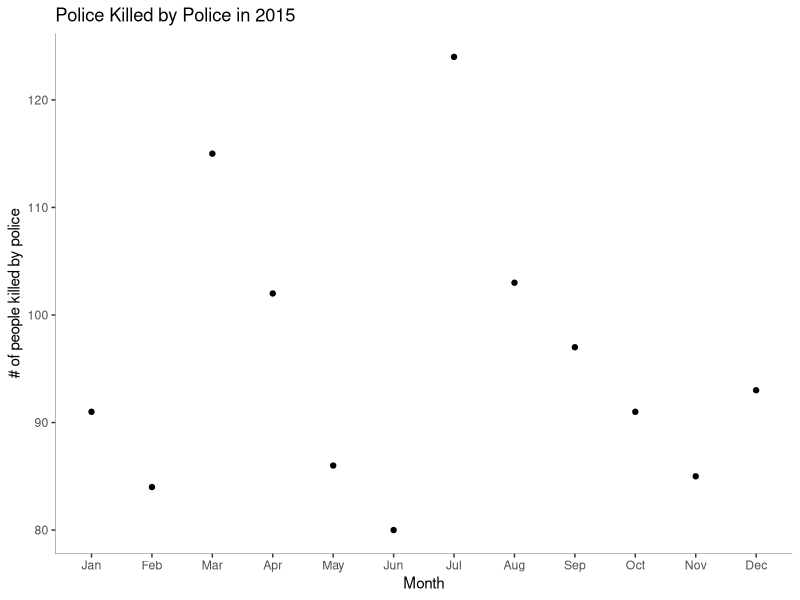
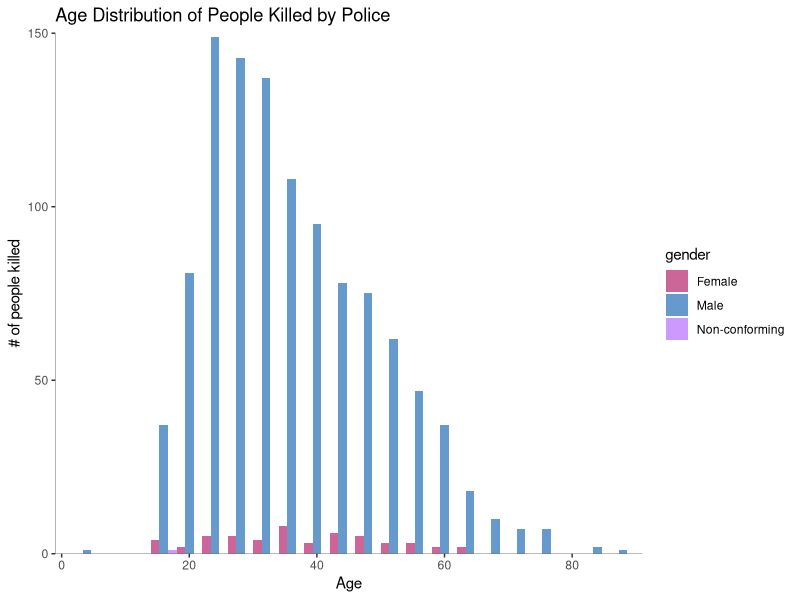
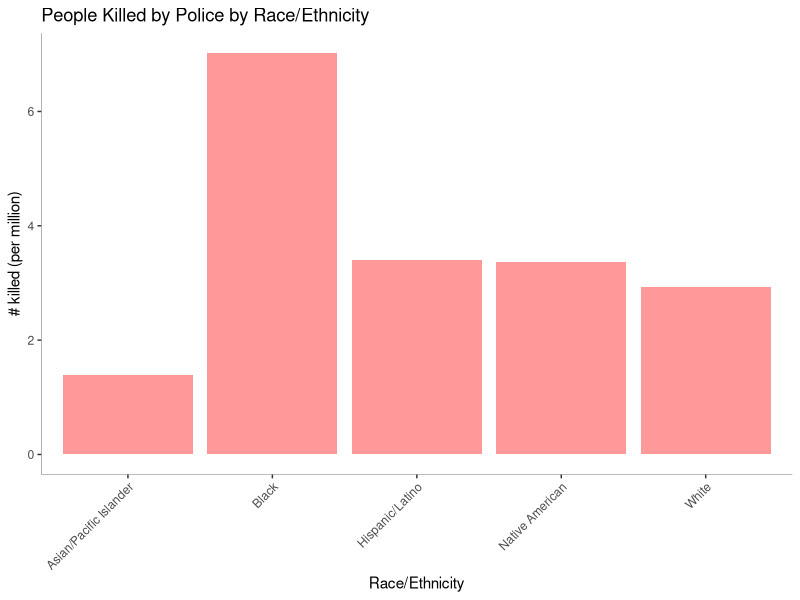
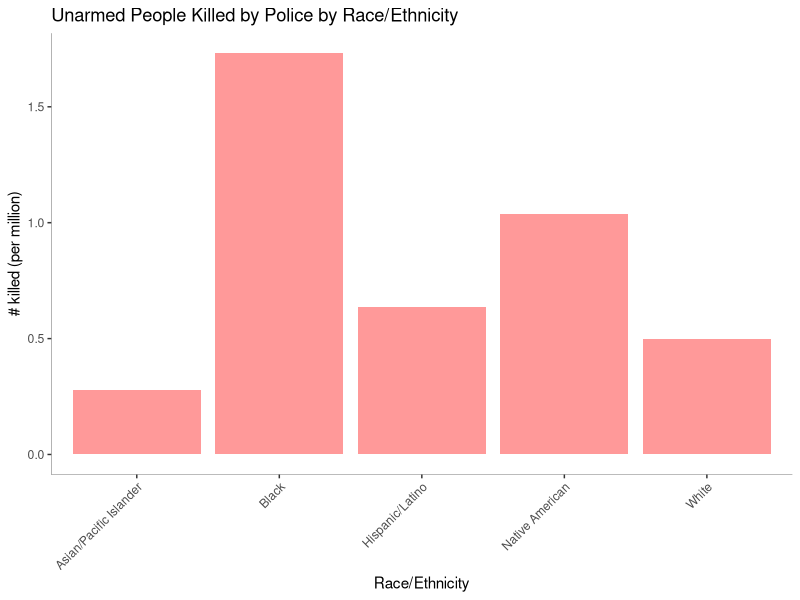
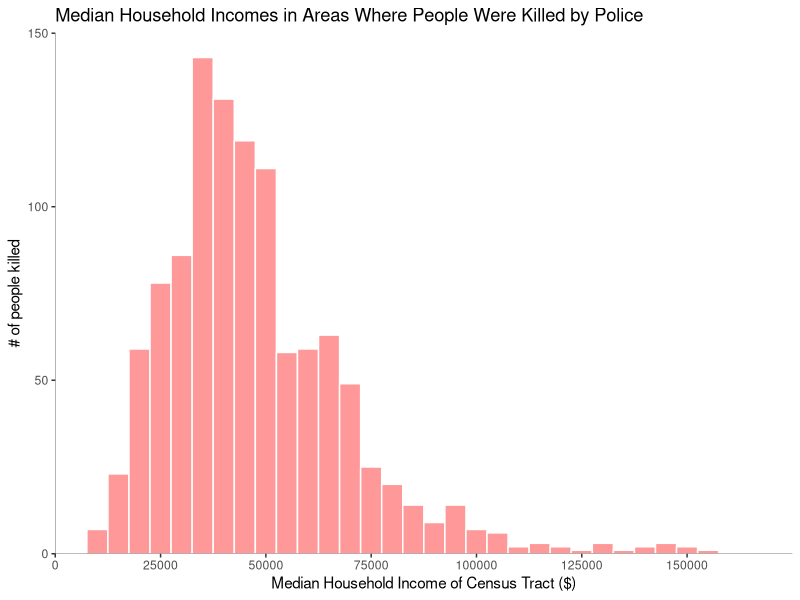
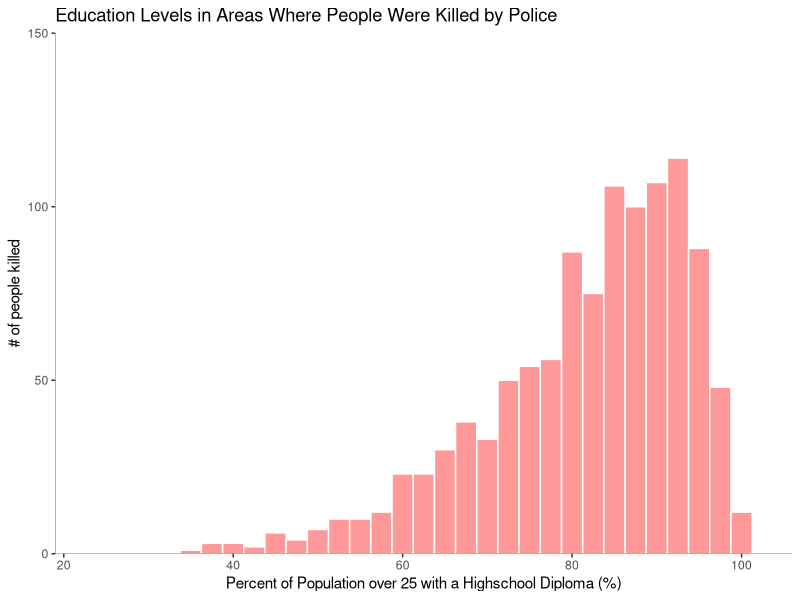

R code for these plots, in order:
## ---- chunk 1
library(jsonlite)
library(stringr)
library(tidyverse)
library(readr)
library(knitr)

data <- read_csv('14_data_3.csv')
## ---- chunk 2

## ---- chunk 3

## ---- chunk 4

## ---- chunk 5
# PLOT OF DEATHS PER MONTH
date_count <- data %>% group_by(month_num) %>% count()
ggplot(date_count) + 
    geom_line(aes(x=month_num, y=n), color="#FF9999") +
    geom_point(aes(x=month_num, y=n), stat = "identity") + 
    ggtitle('Police Killed by Police in 2015') +
    labs(x = 'Month', y = '# of people killed by police') + 
    theme(axis.line.x = element_line(color = "black", size=.1),
        axis.line.y = element_line(color="black", size = .1), 
          panel.background = element_blank()) +
    scale_x_discrete(limits=c("01", "02", "03", "04", "05", "06", "07", "08", "09", "10", "11", "12"),
                     labels=c("Jan","Feb","Mar","Apr","May","Jun", "Jul", "Aug", "Sep", "Oct", "Nov","Dec"))  
## ---- chunk 6
# HISTOGRAM OF AGE AND GENDER
data_age <- na.omit(select(data,age,gender))
ggplot(data_age) + geom_histogram(aes(x=age, fill=gender), binwidth = 4,position="dodge") + scale_fill_manual(values=c("Female"="#CC6699", "Male"="#6699CC", "Non-conforming"="#CC99FF")) +
    ggtitle('Age Distribution of People Killed by Police') + labs(x = 'Age', y = '# of people killed') +
    theme(panel.background = element_blank(), 
          axis.line = element_line(colour = "black", size=.1))+
    scale_x_continuous(breaks=c(0,20, 40, 60, 80),
                       limits=c(0,90),
                       expand=c(0, 1)) +
    scale_y_continuous(breaks=c(0, 50, 100, 150),
                       limits=c(0, 150),
                       expand=c(0,0)) 
## ---- chunk 7
# FUNCTION TO TURN INTO PER MILLION COUNTS (NORMAILZES)
pop_2015 = 321418820

asian_share = 0.056
black_share = 0.133
hispanic_share = 0.176
native_share = 0.012
white_share = 0.616

per_million_counts <- function(race_count){
    race_count$per_million <- NA
    for (i in 1:nrow(race_count)){
        if (race_count$raceethnicity[i] == "Asian/Pacific Islander"){
            race_count$per_million[i] = ((race_count$n[race_count$raceethnicity=="Asian/Pacific Islander"])*1000000)/(pop_2015*asian_share)
        } else if (race_count$raceethnicity[i] == "Black"){
            race_count$per_million[i] =     ((race_count$n[race_count$raceethnicity=="Black"])*1000000)/(pop_2015*black_share)
        } else if (race_count$raceethnicity[i] == "Hispanic/Latino"){ 
            race_count$per_million[i] = ((race_count$n[race_count$raceethnicity=="Hispanic/Latino"])*1000000)/(pop_2015*hispanic_share)
        } else if (race_count$raceethnicity[i] == "Native American"){ 
            race_count$per_million[i] = 
                ((race_count$n[race_count$raceethnicity=="Native American"])*1000000)/(pop_2015*native_share)
        } else if (race_count$raceethnicity[i] == "White"){ 
            race_count$per_million[i] = ((race_count$n[race_count$raceethnicity=="White"])*1000000)/(pop_2015*white_share)
        } else race_count$per_million[i] = NA       
    }
    return(race_count)
}
## ---- chunk 8
# KABBLE BY RACE
race_count <- data %>% group_by(raceethnicity) %>% count()
race_count %>% arrange(desc(n)) %>% kable(col.names = c("Race/Ethnicity","Number of Deaths"), caption="Number of People Killed by Police by Race/Ethnicity")
## ---- chunk 9
# HISTOGRAM BY RACE PER MILLION
race_count <- per_million_counts(race_count)
# Make a histogram
ggplot(na.omit(race_count)) + geom_bar(aes(x=raceethnicity, y=per_million), stat = "identity", fill="#FF9999") + 
    theme(axis.text.x=element_text(angle=45,hjust=1,vjust=1), axis.line = element_line(colour = "black", size=.1),
          panel.background = element_blank()) +
    ggtitle('People Killed by Police by Race/Ethnicity') +
    labs(x = 'Race/Ethnicity', y = '# killed (per million)')
## ---- chunk 10
# KABBLE ARMED BY RACE
race_count_armed <- data %>% filter(is_armed==0) %>% group_by(raceethnicity) %>% count()
race_count_armed %>% arrange(desc(n)) %>% kable(col.names = c("Race/Ethnicity","Number of Deaths"), caption="Number of Unarmed People Killed by Police by Race/Ethnicity")
## ---- chunk 11
# HISTOGRAM ARMED BY RACE PER MILLION
race_count_armed <- per_million_counts(race_count_armed)
# Make a histogram
ggplot(na.omit(race_count_armed)) + geom_bar(aes(x=raceethnicity, y=per_million), stat = "identity", fill="#FF9999") + 
    theme(axis.text.x=element_text(angle=45,hjust=1,vjust=1), axis.line = element_line(colour = "black", size=.1),
          panel.background = element_blank()) +
    ggtitle('Unarmed People Killed by Police by Race/Ethnicity') +
    labs(x = 'Race/Ethnicity', y = '# killed (per million)')
## ---- chunk 12
# HISTOGRAM OF INCOME
data$median_household_Income <- as.numeric(data$median_household_Income)
data_income <- na.omit(select(data,median_household_Income))
ggplot(data_income) + geom_histogram(aes(x=median_household_Income), binwidth = 5000, fill="#FF9999", color= "white") + 
    ggtitle('Median Household Incomes in Areas Where People Were Killed by Police') + labs(x = 'Median Household Income of Census Tract ($)' , y = '# of people killed') +
    theme(panel.background = element_blank(), 
          axis.line = element_line(colour = "black", size=.1))+
    scale_x_continuous(breaks=c(0,25000, 50000, 75000, 100000, 125000, 150000),
                       limits=c(0,175000),
                       expand=c(0, 1)) +
    scale_y_continuous(breaks=c(0, 50, 100, 150),
                       limits=c(0, 150),
                       expand=c(0,0)) 
## ---- chunk 13
# HISTOGRAM OF EDUCATION
data$percent_25_or_older_HighSchool_grads <- as.numeric(data$percent_25_or_older_HighSchool_grads)
data_grads <- na.omit(select(data,percent_25_or_older_HighSchool_grads))
ggplot(data_grads) + geom_histogram(aes(x=percent_25_or_older_HighSchool_grads), binwidth = 2.5, fill="#FF9999", color= "white") + 
    ggtitle('Education Levels in Areas Where People Were Killed by Police') + labs(x = 'Percent of Population over 25 with a Highschool Diploma (%)' , y = '# of people killed') +
    theme(panel.background = element_blank(), 
          axis.line = element_line(colour = "black", size=.1))+
    scale_x_continuous(breaks=c(20, 40, 60, 80, 100),
                       limits=c(20,105),
                       expand=c(0, 1)) +
    scale_y_continuous(breaks=c(0, 50, 100, 150),
                       limits=c(0, 150),
                       expand=c(0,0)) 
## ---- chunk 14

